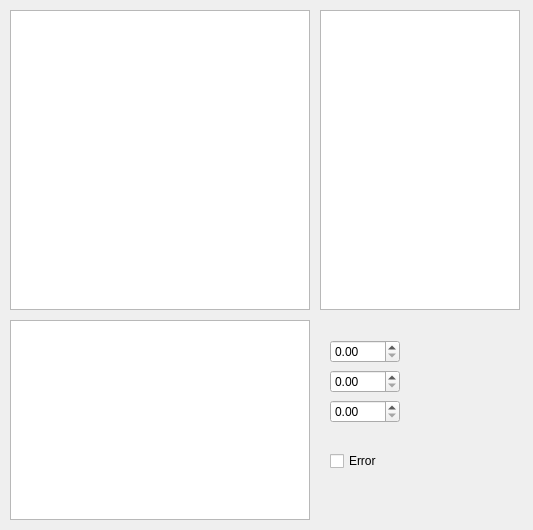
<?xml version="1.0" encoding="UTF-8"?>
<ui version="4.0">
 <class>Course_Roll_Pitch</class>
 <widget class="QWidget" name="Course_Roll_Pitch">
  <property name="geometry">
   <rect>
    <x>0</x>
    <y>0</y>
    <width>533</width>
    <height>530</height>
   </rect>
  </property>
  <property name="windowTitle">
   <string>Form</string>
  </property>
  <widget class="QGraphicsView" name="Course_GW">
   <property name="geometry">
    <rect>
     <x>10</x>
     <y>10</y>
     <width>300</width>
     <height>300</height>
    </rect>
   </property>
   <property name="minimumSize">
    <size>
     <width>300</width>
     <height>300</height>
    </size>
   </property>
   <property name="maximumSize">
    <size>
     <width>300</width>
     <height>300</height>
    </size>
   </property>
   <property name="styleSheet">
    <string notr="true">background-image: url(:/images/kompass/Compass.jpg);</string>
   </property>
  </widget>
  <widget class="QGraphicsView" name="Roll_GW">
   <property name="geometry">
    <rect>
     <x>10</x>
     <y>320</y>
     <width>300</width>
     <height>200</height>
    </rect>
   </property>
   <property name="minimumSize">
    <size>
     <width>300</width>
     <height>200</height>
    </size>
   </property>
   <property name="maximumSize">
    <size>
     <width>300</width>
     <height>200</height>
    </size>
   </property>
   <property name="styleSheet">
    <string notr="true">background-image: url(:/images/kompass/Roll.jpg);</string>
   </property>
  </widget>
  <widget class="QGraphicsView" name="Pitch_GW">
   <property name="geometry">
    <rect>
     <x>320</x>
     <y>10</y>
     <width>200</width>
     <height>300</height>
    </rect>
   </property>
   <property name="minimumSize">
    <size>
     <width>200</width>
     <height>300</height>
    </size>
   </property>
   <property name="maximumSize">
    <size>
     <width>200</width>
     <height>300</height>
    </size>
   </property>
   <property name="styleSheet">
    <string notr="true">background-image: url(:/images/kompass/Pitch.jpg);</string>
   </property>
   <property name="backgroundBrush">
    <brush brushstyle="NoBrush">
     <color alpha="255">
      <red>0</red>
      <green>255</green>
      <blue>0</blue>
     </color>
    </brush>
   </property>
  </widget>
  <widget class="QDoubleSpinBox" name="Course_SB">
   <property name="geometry">
    <rect>
     <x>330</x>
     <y>340</y>
     <width>70</width>
     <height>23</height>
    </rect>
   </property>
  </widget>
  <widget class="QDoubleSpinBox" name="Pitch_SB">
   <property name="geometry">
    <rect>
     <x>330</x>
     <y>370</y>
     <width>70</width>
     <height>23</height>
    </rect>
   </property>
  </widget>
  <widget class="QDoubleSpinBox" name="Roll_SB">
   <property name="geometry">
    <rect>
     <x>330</x>
     <y>400</y>
     <width>70</width>
     <height>23</height>
    </rect>
   </property>
  </widget>
  <widget class="QCheckBox" name="checkBox">
   <property name="geometry">
    <rect>
     <x>330</x>
     <y>450</y>
     <width>93</width>
     <height>22</height>
    </rect>
   </property>
   <property name="text">
    <string>Error</string>
   </property>
  </widget>
 </widget>
 <resources/>
 <connections/>
</ui>
